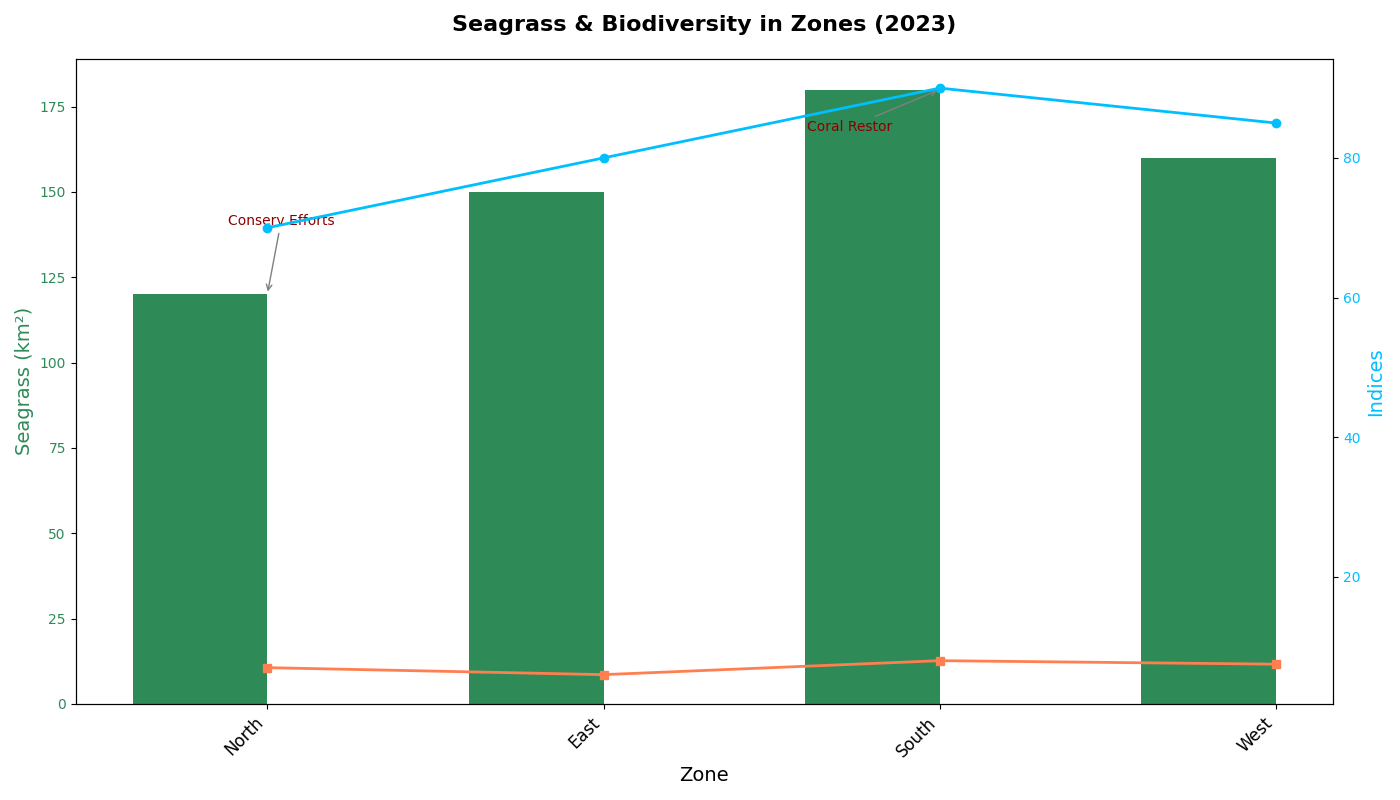

Reproduce this figure in Python.
import matplotlib.pyplot as plt
import numpy as np

zones = ['North', 'East', 'South', 'West']
seagrass_coverage_km2 = np.array([120, 150, 180, 160])
biodiversity_index = np.array([70, 80, 90, 85])
coral_reef_quality = np.array([7, 6, 8, 7.5])

bar_width = 0.4

fig, ax1 = plt.subplots(figsize=(14, 8))
x_positions = np.arange(len(zones))

# Bar chart for seagrass
ax1.bar(x_positions - bar_width/2, seagrass_coverage_km2, bar_width, color='seagreen')

# Secondary y-axis for indices
ax2 = ax1.twinx()
ax2.plot(x_positions, biodiversity_index, color='deepskyblue', lw=2, marker='o')
ax2.plot(x_positions, coral_reef_quality, color='coral', lw=2, marker='s')

# Annotations
annotations = {
    'North': ('Conserv Efforts', (10, 50)),
    'South': ('Coral Restor', (-65, -30)),
}

for zone, (text, offset) in annotations.items():
    index = np.where(np.array(zones) == zone)[0][0]
    ax1.annotate(
        text,
        (x_positions[index], seagrass_coverage_km2[index]),
        xytext=offset, textcoords='offset points',
        arrowprops=dict(arrowstyle='->', color='grey'),
        ha='center', fontsize=10, color='darkred'
    )

ax1.set_title("Seagrass & Biodiversity in Zones (2023)", fontsize=16, fontweight='bold', pad=20)
ax1.set_xlabel("Zone", fontsize=14)
ax1.set_ylabel("Seagrass (km²)", fontsize=14, color='seagreen')
ax2.set_ylabel("Indices", fontsize=14, color='deepskyblue')

ax1.set_xticks(x_positions)
ax1.set_xticklabels(zones, rotation=45, ha='right', fontsize=12)
ax1.yaxis.set_tick_params(labelcolor='seagreen')
ax2.yaxis.set_tick_params(labelcolor='deepskyblue')

plt.tight_layout()

plt.show()
